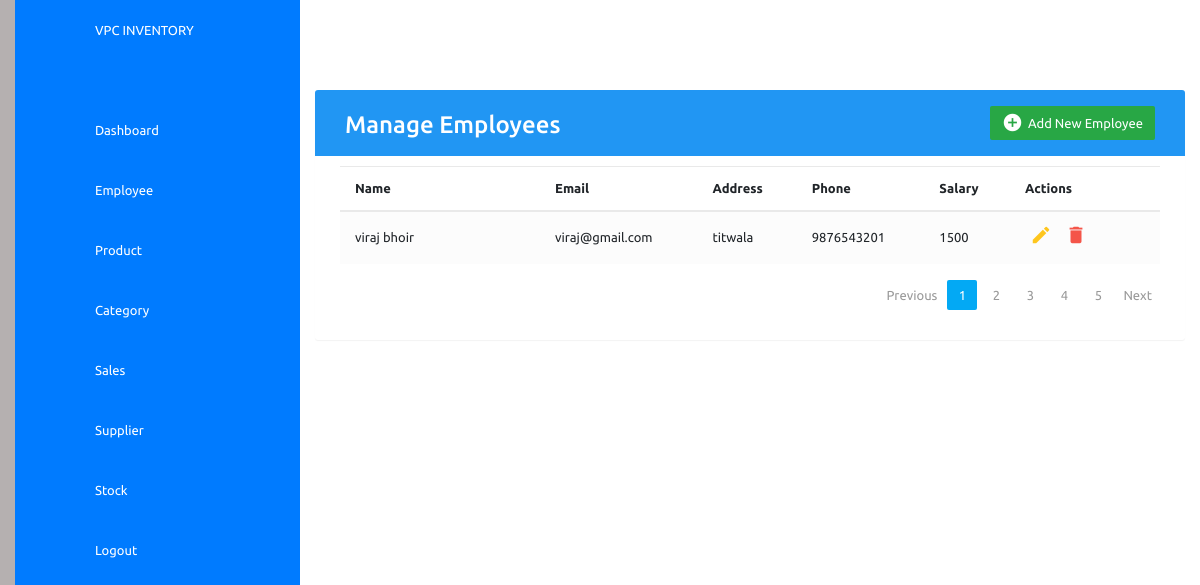
The page /staff/ (signed in) on the database its author committed.
### inventory/models.py (models this page shows)
class Employees(models.Model):
    name = models.CharField(max_length=200, unique=True)
    email = models.EmailField(max_length=100, unique=True)
    address = models.TextField()
    phone = models.IntegerField(unique=True)
    salary = models.TextField()

### inventory/views.py (the view)
# urls.py: path('staff/', views.StaffPage, name='staff'),
@login_required(login_url='login')
def StaffPage(request):
    emp = Employees.objects.all()
    context = {
        'emp': emp,
    }
    return render(request, 'staff.html', context)

### templates/staff.html (shortened to what this page needs)
{% extends 'home.html'%}
{% block content %}
<link rel="stylesheet" href="https://maxcdn.bootstrapcdn.com/font-awesome/4.7.0/css/font-awesome.min.css">
<link rel="stylesheet" href="https://maxcdn.bootstrapcdn.com/bootstrap/4.5.2/css/bootstrap.min.css">
  <body>
    <div class="container">
        <div class="table-wrapper">
            <div class="table-title">
                <div class="row">
                    <div class="col-sm-6">
						<h2>Manage Employees</h2>
					</div>
					<div class="col-sm-6">
						<a href="#addEmployeeModal" class="btn btn-success" data-toggle="modal"><i class="material-icons">&#xE147;</i> <span>Add New Employee</span></a>
					</div>
                </div>
            </div>
            <table class="table table-striped table-hover">
                <thead>
                    <tr>
                        <th>Name</th>
                        <th>Email</th>
						<th>Address</th>
                        <th>Phone</th>
						<th>Salary</th>
                        <th>Actions</th>
                    </tr>
                </thead>
                <tbody>
                    {% for i in emp %}
                    <tr>
                        <td>{{i.name}}</td>
                        <td>{{i.email}}</td>
						<td>{{i.address}}</td>
                        <td>{{i.phone}}</td>
						<td>{{i.salary}}</td>
                        <td>
                            <a href="#editEmployeeModal-{{forloop.counter}}" class="edit" data-toggle="modal"><i class="material-icons" data-toggle="tooltip" title="Edit">&#xE254;</i></a>
                            <a href="#deleteEmployeeModal-{{forloop.counter}}" class="delete" data-toggle="modal"><i class="material-icons" data-toggle="tooltip" title="Delete">&#xE872;</i></a>
                        </td>
                    </tr>
                    {% endfor %}
                </tbody>
            </table>
			<div class="clearfix">
                <ul class="pagination">
                    <li class="page-item disabled"><a href="#">Previous</a></li>
                    <li class="page-item active"><a href="#" class="page-link">1</a></li>
                    <li class="page-item"><a href="#" class="page-link">2</a></li>
                    <li class="page-item"><a href="#" class="page-link">3</a></li>
                    <li class="page-item"><a href="#" class="page-link">4</a></li>
                    <li class="page-item"><a href="#" class="page-link">5</a></li>
                    <li class="page-item"><a href="#" class="page-link">Next</a></li>
                </ul>
            </div>
        </div>
    </div>
	{% endblock %}

### templates/home.html (style rules this page uses)
* { font-family: "Ubuntu", sans-serif; margin: 0; padding: 0; box-sizing: border-box; }
:root { --blue: #2196F3; --white: #fff; --gray: #f5f5f5; --black1: #222; --black2: #999; }
body { min-height: 100vh; overflow-x: hidden; }
.container { position: relative; width: 100%; }

### templates/staff.html (style rules this page uses)
body { color: #566787; background:#B5B0B0; font-family: 'Varela Round', sans-serif; font-size: 13px; }
.container { max-width: 1730px; }
.table-wrapper { background: #fff; padding: 20px 25px; margin: 30px 0; border-radius: 3px; box-shadow: 0 1px 1px rgba(0,0,0,.05); }
.table-title { padding-bottom: 15px; background: #2196F3; color: #fff; padding: 16px 30px; margin: -20px -25px 10px; border-radius: 3px 3px 0 0; }
.table-title h2 { margin: 5px 0 0; font-size: 24px; }
.table-title .btn { color: #fff; float: right; font-size: 13px; border: none; min-width: 50px; border-radius: 2px; border: none; outline: none !important; margin-left: 10px; }
.table-title .btn i { float: left; font-size: 21px; margin-right: 5px; }
.table-title .btn span { float: left; margin-top: 2px; }
table.table tr th, table.table tr td { border-color: #e9e9e9; padding: 12px 15px; vertical-align: middle; }
table.table tr th:first-child { width: 200px; }
table.table tr th:last-child { width: 150px; }
table.table-striped tbody tr:nth-of-type(odd) { background-color: #fcfcfc; }
table.table td:last-child i { opacity: 0.9; font-size: 22px; margin: 0 5px; }
table.table td a { font-weight: bold; color: #566787; display: inline-block; text-decoration: none; outline: none !important; }
table.table td a.edit { color: #FFC107; }
table.table td a.delete { color: #F44336; }
table.table td i { font-size: 19px; }
.pagination { float: right; margin: 0 0 10px; }
.pagination li a { border: none; font-size: 13px; min-width: 30px; min-height: 30px; color: #999; margin: 0 2px; line-height: 30px; border-radius: 2px !important; text-align: center; padding: 0 6px; }
.pagination li.active a, .pagination li.active a.page-link { background: #03A9F4; }

### rows shown on the page
Employees: name "viraj bhoir", email "viraj@gmail.com", address "titwala", phone "9876543201", salary "1500"
